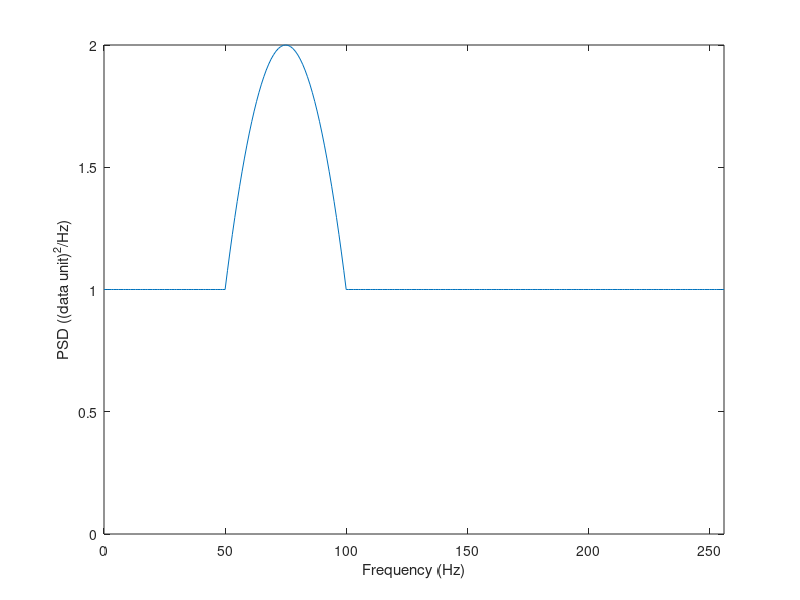

Reproduce this figure in MATLAB. (Note: this script raises an error after producing the figure.)
clear; close; clc;

addpath ..\SIGNALS
addpath ..\NOISE
addpath ..\DETEST
addpath('\\wsl.localhost\ubuntu\home\zeno\GW_Project\SDMBIGDAT19\CODES')

% Signal Parameters
a_1 = 10;
a_2 = 3;
a_3 = 3;
SNR = 10;
nSamples = 512;
sampFreq = 512;
timeVec = (0:(nSamples - 1))/sampFreq;

% Noise PSD we are using
noisePSD = @(f) (f>=50 & f<=100).*(f-50).*(100-f)/625 + 1;
dataLen = nSamples/sampFreq;
kNyq = floor(nSamples/2)+1;
posFreq = (0:(kNyq-1))*(1/dataLen);
psdPosFreq = noisePSD(posFreq);

% Plot the traget PSD
figure;
plot(posFreq,psdPosFreq);
axis([0,posFreq(end),0,max(psdPosFreq)]);
xlabel('Frequency (Hz)');
ylabel('PSD ((data unit)^2/Hz)');

% Generate the signal with a given SNR: this is our true signal
sigVec_temp = QuadChirpDTS(timeVec,1,[a_1,a_2,a_3]);
[sigVec_norm, ~] = normsig4psd(sigVec_temp,sampFreq,psdPosFreq,1);
sigVec = SNR * sigVec_norm;

% Generate the colored noise with the above PSD
rng('default');
noiseVec = statgaussnoisegen(nSamples,[posFreq(:),psdPosFreq(:)],100,sampFreq);
% Estimate the noise PSD
[pxx,f]=pwelch(noiseVec,100,[],[],sampFreq);
figure;
plot(f,pxx);
xlabel('Frequency (Hz)');
ylabel('Amplitude');
title('Estimated PSD');

% Data realisation from signal and colored noise
dataVec = noiseVec + sigVec;

figure;
plot(timeVec,dataVec);
hold on;
plot(timeVec,sigVec);
xlabel('Time (sec)');
ylabel('Data');

% Search ranges
a1_min = 1;
a1_max = 180;
delta_a = 0.5;
A = a1_min : delta_a : a1_max;
a2_min = 1;
a2_max = 10;
a3_min = 1;
a3_max = 10;
rmin = [a1_min, a2_min, a3_min];
rmax = [a1_max, a2_max, a3_max];

% Create matrix X
nRows = length(A);
nColumns = 3;
X = zeros(nRows, nColumns); % Pre-allocation
for i = 1:nRows
    X(i,1) = (A(i) - a1_min)/(a1_max - a1_min);
    X(i,2) = (a_2 - a2_min)/(a2_max - a2_min);
    X(i,3) = (a_3 - a3_min)/(a3_max - a3_min);
end

Params = struct('dataX', timeVec,...
                  'dataY', dataVec,...
                  'dataXSq',timeVec.^2,...
                  'dataXCb',timeVec.^3,...
                  'rmin',rmin,...
                  'rmax',rmax,...
                  'npsd',psdPosFreq,...
                  'nSamp',nSamples,...
                  'sf',sampFreq);

% Calculate the fitness values
[fitVals, ~] = glrtqcsig4pso(X, Params);
% Plot fitVals vs A values
figure;
plot(A, fitVals')
xlabel('Values of a1')
ylabel('Fitness function values')

% GLRTqcPSO runs PSO on the glrtqcsig4pso fitness function. As an
% illustration of usage, we change one of the PSO parameters from its
% default value.
% Number of independent PSO runs
nRuns = 8;
outResults = GLRTqcPSO(Params,struct('maxSteps',3000),nRuns);

%%
% Plots
figure;
hold on;
plot(timeVec,dataVec,'.');
plot(timeVec,sigVec);
for lpruns = 1:nRuns
    plot(timeVec,outResults.allRunsOutput(lpruns).estSig,'Color',[51,255,153]/255,'LineWidth',2.0);
end
plot(timeVec,outResults.bestSig,'Color',[76,153,0]/255,'LineWidth',4.0);
legend('Data','Signal',...
       ['Estimated signal: ',num2str(nRuns),' runs'],...
       'Estimated signal: Best run');
disp(['Estimated parameters: a1=',num2str(outResults.bestQcCoefs(1)),...
                             '; a2=',num2str(outResults.bestQcCoefs(2)),...
                             '; a3=',num2str(outResults.bestQcCoefs(3))]);
